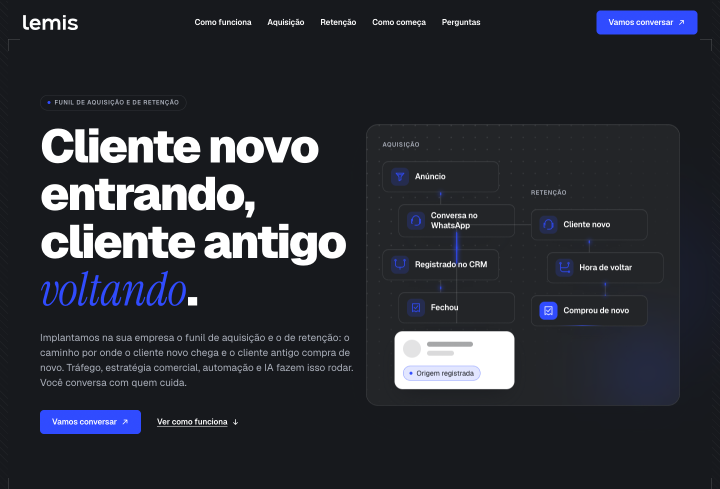
#> input picture docs/validacao/v2/desktop-hero.png, 1440 x 978 px (shown at 1/2 size)
$ python mesmo-estudio.py
#> lines starting #> are read from the running program, lines starting #| are printed output that depends on the picture
#!/usr/bin/env python3
"""Teste do mesmo estúdio: põe lado a lado a home reprovada, a home nova e a página 03 do
Botolifting v2 — a peça que o Vinicius aprovou sem reservas. É a checagem que a régua da casa
exige antes de mostrar qualquer coisa: se as três não parecem sair do mesmo estúdio, a régua
perdeu para a skill sem ninguém perceber."""
import sys
from pathlib import Path
from PIL import Image, ImageDraw

raiz = Path(__file__).resolve().parents[3]
pecas = [
    ("Home reprovada (v2, antes)", raiz / "docs/validacao/v2/desktop-hero.png"),
    ("Home nova (direção B)", raiz / "docs/validacao/b/desktop-dobra.png"),
    ("Botolifting v2, p. 03 (aprovada)", raiz / "docs/exploracao-visual/capturas/referencia-botolifting-03.png"),
]
faltando = [str(p) for _, p in pecas if not p.exists()]
if faltando:
    sys.exit("faltam: " + ", ".join(faltando))

LARG, MARGEM, ROTULO = 760, 32, 46
imgs = []
for titulo, caminho in pecas:
    im = Image.open(caminho).convert("RGB")
#> im is the input picture: PIL image 1440x978 RGB; mean R, G, B 42.8, 45.2, 52.7
    alt = round(im.height * LARG / im.width)
#> alt = 516
    imgs.append((titulo, im.resize((LARG, alt), Image.LANCZOS)))

altura = max(i.height for _, i in imgs)
#> altura = 516
total_l = MARGEM + len(imgs) * (LARG + MARGEM)
#> total_l = 2408
tela = Image.new("RGB", (total_l, altura + ROTULO + 2 * MARGEM), (23, 25, 29))
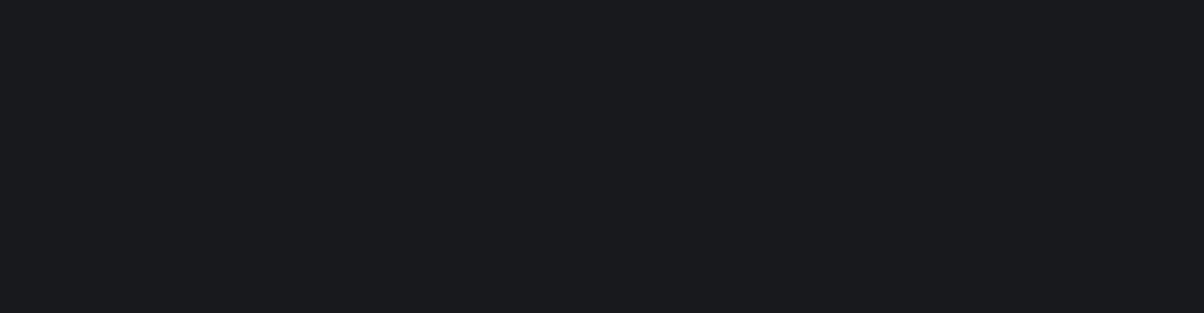
#> tela: PIL image 2408x626 RGB (shown at 1/2 size); mean R, G, B 23, 25, 29
d = ImageDraw.Draw(tela)
x = MARGEM
for titulo, im in imgs:
    d.text((x, MARGEM), titulo, fill=(173, 178, 189))
    tela.paste(im, (x, MARGEM + ROTULO))
    d.rectangle([x, MARGEM + ROTULO, x + LARG - 1, MARGEM + ROTULO + im.height - 1],
                outline=(70, 74, 82))
    x += LARG + MARGEM
#> this loop made 3 passes
#> (titulo, x) on passes 1 to 3: ('Home reprovada (v2, antes)', 824), ('Home nova (direção B)', 1616), ('Botolifting v2, p. 03 (aprovada)', 2408)
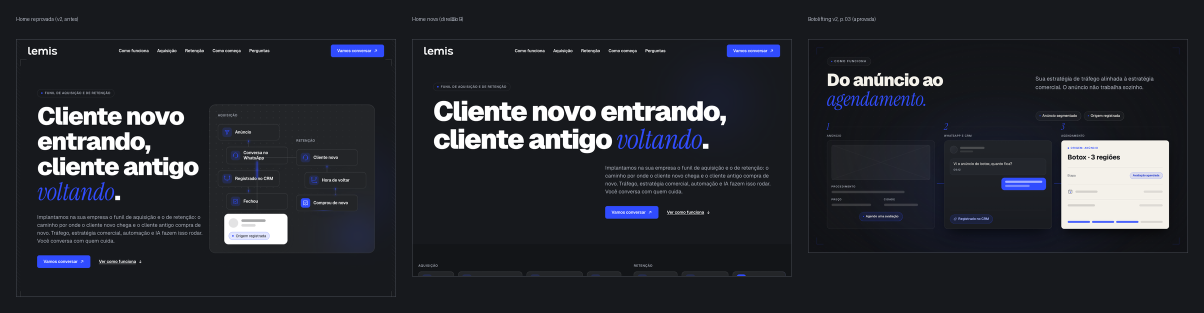
#> tela: PIL image 2408x626 RGB (shown at 1/2 size); mean R, G, B 38.1, 40.3, 46.7
#> after the loop, x = 2408

destino = raiz / "docs/validacao/b/mesmo-estudio.png"
tela.save(destino)
print(destino)
